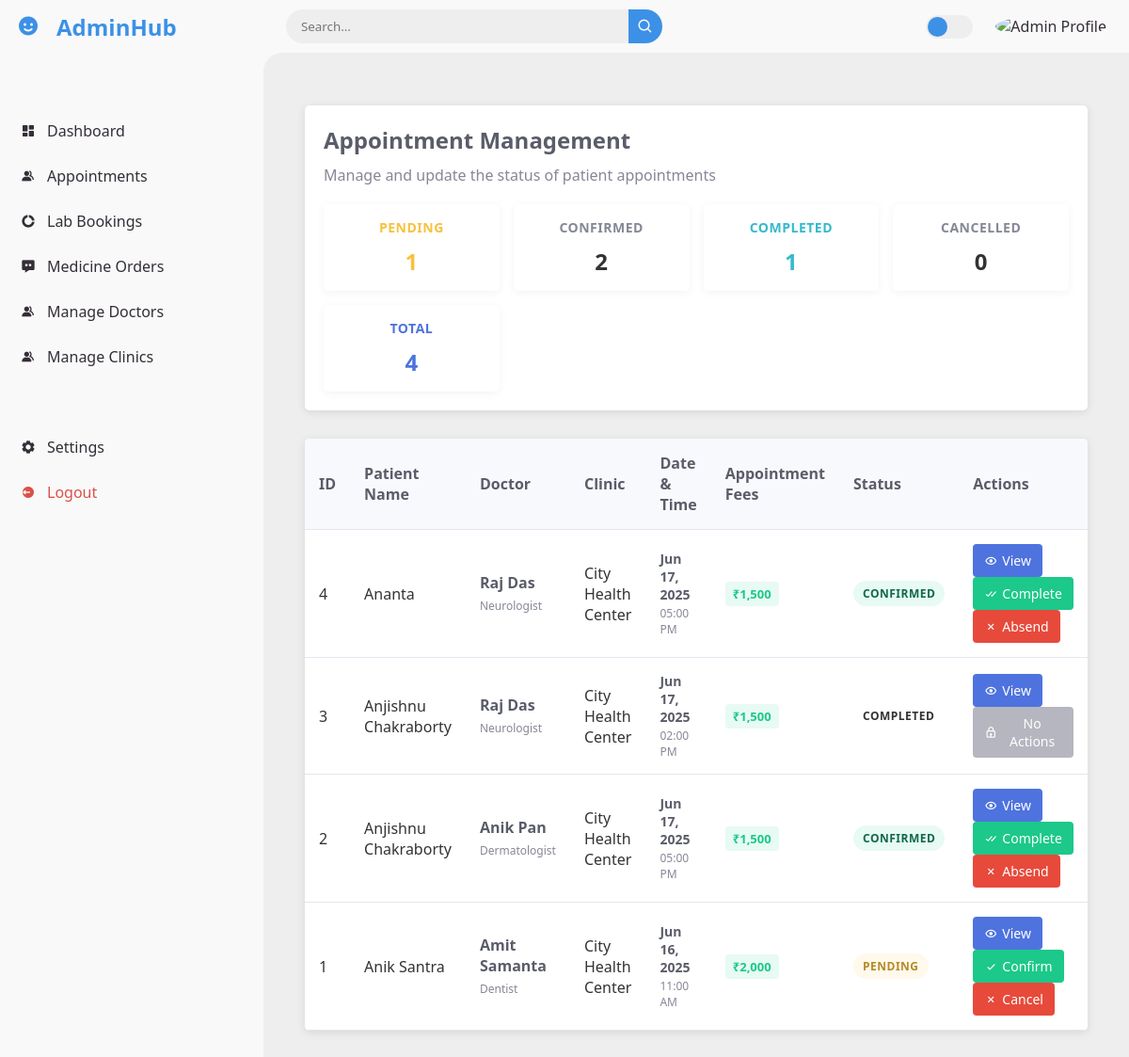
Before: /adminhub/manage-appointments/view_appointments.php (signed in) with the older database file.
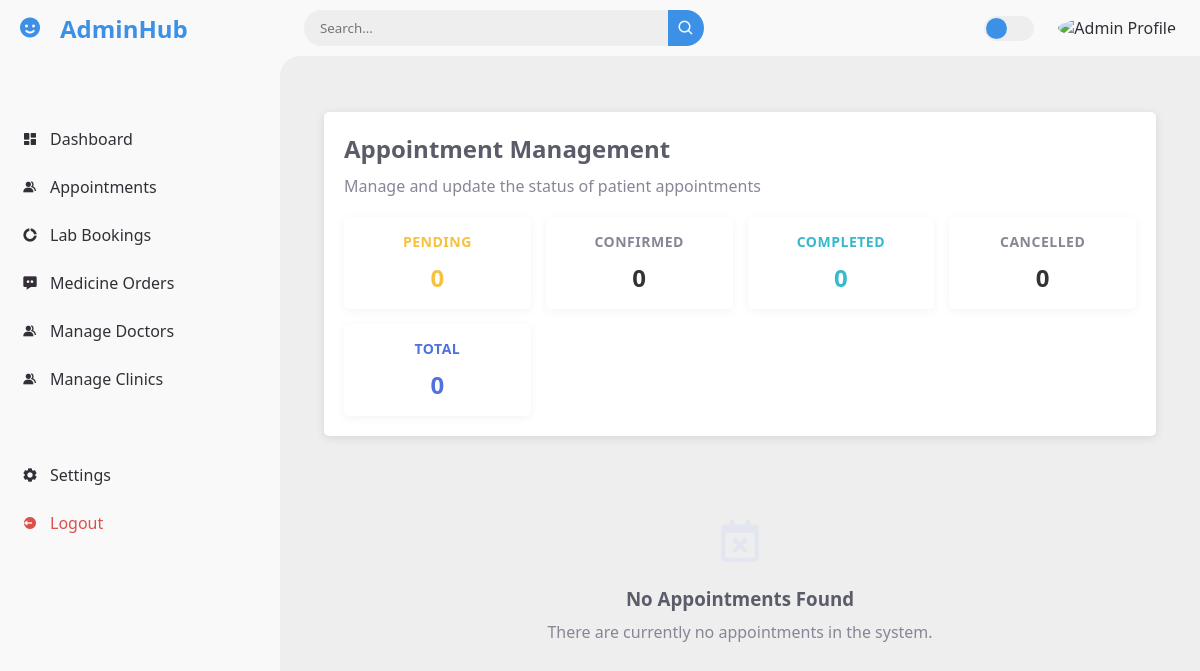
After: the same page with the newer database file.
### tables this page shows
CREATE TABLE `appointments` (
  `id` int(11) NOT NULL,
  `doctor_id` int(11) NOT NULL,
  `doctor_name` varchar(255) NOT NULL,
  `doctor_specialization` varchar(255) NOT NULL,
  `clinic_id` int(11) DEFAULT NULL,
  `clinic_name` varchar(255) DEFAULT NULL,
  `patient_name` varchar(255) NOT NULL,
  `patient_phone` varchar(20) NOT NULL,
  `patient_email` varchar(255) NOT NULL,
  `gender` enum('male','female','other') NOT NULL,
  `appointment_date` date NOT NULL,
  `appointment_time` time NOT NULL,
  `booking_date` timestamp NOT NULL DEFAULT current_timestamp(),
  `booked_by_email` varchar(255) NOT NULL,
  `booked_by_name` varchar(255) NOT NULL,
  `status` enum('pending','confirmed','cancelled','completed','no_show') DEFAULT 'pending',
  `created_at` timestamp NOT NULL DEFAULT current_timestamp(),
  `updated_at` timestamp NOT NULL DEFAULT current_timestamp() ON UPDATE current_timestamp()
);

CREATE TABLE `clinics` (
  `clinic_id` int(11) NOT NULL,
  `clinic_name` varchar(255) NOT NULL,
  `clinic_email` varchar(255) NOT NULL,
  `contact_number` varchar(20) NOT NULL,
  `location` text NOT NULL,
  `available_timing` varchar(100) NOT NULL,
  `clinic_pass` varchar(255) NOT NULL,
  `profile_image` varchar(500) DEFAULT NULL,
  `about` text DEFAULT NULL,
  `status` enum('active','inactive','suspended') DEFAULT 'active',
  `created_at` timestamp NOT NULL DEFAULT current_timestamp(),
  `updated_at` timestamp NOT NULL DEFAULT current_timestamp() ON UPDATE current_timestamp()
);

CREATE TABLE `doctor` (
  `doc_id` int(11) NOT NULL,
  `doc_name` varchar(255) NOT NULL,
  `doc_specia` varchar(255) NOT NULL,
  `doc_email` varchar(255) DEFAULT NULL,
  `doc_img` varchar(255) DEFAULT NULL,
  `gender` enum('male','female','other') DEFAULT NULL,
  `experience` int(11) DEFAULT NULL,
  `fees` decimal(10,0) NOT NULL,
  `location` varchar(255) DEFAULT NULL,
  `education` varchar(255) DEFAULT NULL,
  `bio` text DEFAULT NULL,
  `doc_pass` varchar(255) NOT NULL,
  `created_at` timestamp NOT NULL DEFAULT current_timestamp()
);

### adminhub/manage-appointments/view_appointments.php (the view, shortened to what the changed rows need)
<?php
    require_once '../include/database_connection.php';
    $sql = "SELECT a.*, c.clinic_name, c.location as clinic_location, c.contact_number as clinic_contact,
                   d.fees as doctor_fees, d.doc_name as doctor_name_from_table, d.doc_specia as doctor_spec_from_table
            FROM appointments a
            LEFT JOIN clinics c ON a.clinic_id = c.clinic_id
            LEFT JOIN doctor d ON a.doctor_id = d.doc_id
            ORDER BY a.booking_date DESC";
    $result = $conn->query($sql);
    $countSql = "SELECT
        CASE
            WHEN status IS NULL OR status = '' OR status = 'pending' THEN 'pending'
            WHEN status = 'confirmed' THEN 'confirmed'
            WHEN status = 'completed' THEN 'completed'
            WHEN status = 'cancelled' THEN 'cancelled'
            ELSE status
        END as normalized_status,
        COUNT(*) as count
        FROM appointments
        GROUP BY normalized_status";
    $countResult = $conn->query($countSql);
    $statusCounts = [
        'pending' => 0,
        'confirmed' => 0,
        'completed' => 0,
        'cancelled' => 0,
        'Total' => 0
    ];
    if ($countResult->num_rows > 0) {
        while($row = $countResult->fetch_assoc()) {
            $status = $row['normalized_status'];
            if (isset($statusCounts[$status])) {
                $statusCounts[$status] = $row['count'];
            }
            $statusCounts['Total'] += $row['count'];
        }
    }
    function getDisplayStatus($dbStatus) {
        switch($dbStatus) {
            case 'pending':
            case '':
            case null:
                return 'Pending';
            case 'confirmed':
                return 'Confirmed';
            case 'completed':
                return 'Completed';
        }
    }
    function getStatusClass($dbStatus) {
        switch($dbStatus) {
            case 'pending':
            case '':
            case null:
                return 'pending';
            case 'confirmed':
                return 'confirmed';
            case 'completed':
                return 'completed';
        }
    }
    function formatFees($fees) {
        return '₹' . number_format($fees, 0);
    }
    function getDoctorName($appointmentDoctorName, $doctorTableName) {
        return !empty($appointmentDoctorName) ? $appointmentDoctorName :
               (!empty($doctorTableName) ? $doctorTableName : 'Not Assigned');
    }
    function getDoctorSpecialization($appointmentDoctorSpec, $doctorTableSpec) {
        return !empty($appointmentDoctorSpec) ? $appointmentDoctorSpec :
               (!empty($doctorTableSpec) ? $doctorTableSpec : 'Not Specified');
    }
?>
<!DOCTYPE html>
<html lang="en">
    <head>
        <link rel="stylesheet" href="styles.css">
        <link href='https://unpkg.com/boxicons@2.0.9/css/boxicons.min.css' rel='stylesheet'>
        <link rel="stylesheet" href="style.css">
    </head>
    <body>
        <section id="content">
            <main>
                <div class="container">
                    <header>
                        <h1>Appointment Management</h1>
                        <div class="status-summary">
                            <div class="status-card pending">
                                <h3>Pending</h3>
                                <p id="pending-count"><?php echo $statusCounts['pending']; ?></p>
                            </div>
                            <div class="status-card confirmed">
                                <h3>Confirmed</h3>
                                <p id="confirmed-count"><?php echo $statusCounts['confirmed']; ?></p>
                            </div>
                            <div class="status-card completed">
                                <h3>Completed</h3>
                                <p id="completed-count"><?php echo $statusCounts['completed']; ?></p>
                            </div>
                            <div class="status-card total">
                                <h3>Total</h3>
                                <p id="total-count"><?php echo $statusCounts['Total']; ?></p>
                            </div>
                        </div>
                    </header>
                    <div class="appointments-container">
                        <?php if ($result->num_rows > 0): ?>
                            <table class="appointments-table">
                                <thead>
                                    <tr>
                                        <th>ID</th>
                                        <th>Patient Name</th>
                                        <th>Doctor</th>
                                        <th>Clinic</th>
                                        <th>Date & Time</th>
                                        <th>Appointment Fees</th>
                                        <th>Status</th>
                                        <th>Actions</th>
                                    </tr>
                                </thead>
                                <tbody>
                                    <?php while($row = $result->fetch_assoc()):
                                        $displayStatus = getDisplayStatus($row['status']);
                                        $statusClass = getStatusClass($row['status']);
                                        $dbStatus = $row['status'] ?: 'pending';
                                        $clinicName = $row['clinic_name'] ?: 'Not Assigned';
                                        $appointmentFees = formatFees($row['doctor_fees']);
                                        $doctorName = getDoctorName($row['doctor_name'], $row['doctor_name_from_table']);
                                        $doctorSpecialization = getDoctorSpecialization($row['doctor_specialization'], $row['doctor_spec_from_table']);
                                    ?>
                                        <tr>
                                            <td><?php echo $row['id']; ?></td>
                                            <td><?php echo htmlspecialchars($row['patient_name']); ?></td>
                                            <td>
                                                <div class="doctor-info">
                                                    <strong><?php echo htmlspecialchars($doctorName); ?></strong><br>
                                                    <small><?php echo htmlspecialchars($doctorSpecialization); ?></small>
                                                </div>
                                            </td>
                                            <td><?php echo htmlspecialchars($clinicName); ?></td>
                                            <td>
                                                <div class="appointment-datetime">
                                                    <span class="date"><?php echo date('M d, Y', strtotime($row['appointment_date'])); ?></span>
                                                    <span class="time"><?php echo date('h:i A', strtotime($row['appointment_time'])); ?></span>
                                                </div>
                                            </td>
                                            <td>
                                                <span class="appointment-fees <?php echo ($row['doctor_fees'] !== null && $row['doctor_fees'] !== '' && $row['doctor_fees'] > 0) ? 'fees-set' : 'fees-not-set'; ?>">
                                                    <?php echo $appointmentFees; ?>
                                                </span>
                                            </td>
                                            <td>
                                                <span class="status status-<?php echo $statusClass; ?>">
                                                    <?php echo $displayStatus; ?>
                                                </span>
                                            </td>
                                            <td>
                                                <div class="actions">
                                                    <div class="actions-wrapper">
                                                        <button class="btn-view" onclick="viewAppointmentDetails(
                                                                '<?php echo $row['id']; ?>',
                                                                '<?php echo htmlspecialchars($row['patient_name'], ENT_QUOTES); ?>',
                                                                '<?php echo htmlspecialchars($row['patient_phone'], ENT_QUOTES); ?>',
                                                                '<?php echo htmlspecialchars($row['patient_email'], ENT_QUOTES); ?>',
                                                                '<?php echo htmlspecialchars($doctorName, ENT_QUOTES); ?>',
                                                                '<?php echo htmlspecialchars($doctorSpecialization, ENT_QUOTES); ?>',
                                                                '<?php echo htmlspecialchars($clinicName, ENT_QUOTES); ?>',
                                                                '<?php echo htmlspecialchars($row['clinic_location'] ?: 'Not Available', ENT_QUOTES); ?>',
                                                                '<?php echo htmlspecialchars($row['clinic_contact'] ?: 'Not Available', ENT_QUOTES); ?>',
                                                                '<?php echo date('M d, Y', strtotime($row['appointment_date'])); ?>',
                                                                '<?php echo date('h:i A', strtotime($row['appointment_time'])); ?>',
                                                                '<?php echo date('M d, Y', strtotime($row['booking_date'])); ?>',
                                                                '<?php echo $displayStatus; ?>',
                                                                '<?php echo $dbStatus; ?>',
                                                                '<?php echo htmlspecialchars($appointmentFees, ENT_QUOTES); ?>'
                                                            )">
                                                                <i class='bx bx-show'></i> View
                                                            </button>
                                                            <?php if($dbStatus == 'pending'): ?>
                                                                <form action="<?php echo htmlspecialchars($_SERVER["PHP_SELF"]); ?>" method="post" class="status-form">
                                                                    <button type="submit" class="btn-accept"><i class='bx bx-check'></i> Confirm</button>
                                                                </form>
                                                                <form action="<?php echo htmlspecialchars($_SERVER["PHP_SELF"]); ?>" method="post" class="status-form">
                                                                    <button type="submit" class="btn-reject"><i class='bx bx-x'></i> Cancel</button>
                                                                </form>
                                                            <?php elseif($dbStatus == 'confirmed'): ?>
                                                                <form action="<?php echo htmlspecialchars($_SERVER["PHP_SELF"]); ?>" method="post" class="status-form">
                                                                    <button type="submit" class="btn-complete"><i class='bx bx-check-double'></i> Complete</button>
                                                                </form>
                                                                <form action="<?php echo htmlspecialchars($_SERVER["PHP_SELF"]); ?>" method="post" class="status-form">
                                                                    <button type="submit" class="btn-reject"><i class='bx bx-x'></i> Absend</button>
                                                                </form>
                                                        <?php else: ?>
                                                            <button class="btn-disabled" disabled><i class='bx bx-lock'></i> No Actions</button>
                                                        <?php endif; ?>
                                                    </div>
                                                </div>
                                            </td>
                                        </tr>
                                    <?php endwhile; ?>
                                </tbody>
                            </table>
                        <?php else: ?>
                            <div class="empty-state">
                                <i class='bx bx-calendar-x'></i>
                                <h3>No Appointments Found</h3>
                                <p>There are currently no appointments in the system.</p>
                            </div>
                        <?php endif; ?>
                    </div>
                </div>
            </main>
        </section>
    </body>
</html>

Changed rows visible on the page:
removed appointments: id "4", patient_name "Ananta", doctor_name "Raj Das", doctor_specialization "Neurologist", clinic.clinic_name "City Health Center", appointment_date "Jun 17, 2025", appointment_time "05:00 PM", doctor.fees "₹1,500", status "CONFIRMED"
removed appointments: id "3", patient_name "Anjishnu Chakraborty", doctor_name "Raj Das", doctor_specialization "Neurologist", clinic.clinic_name "City Health Center", appointment_date "Jun 17, 2025", appointment_time "02:00 PM", doctor.fees "₹1,500", status "COMPLETED", shows "No Actions"
removed appointments: id "2", patient_name "Anjishnu Chakraborty", doctor_name "Anik Pan", doctor_specialization "Dermatologist", clinic.clinic_name "City Health Center", appointment_date "Jun 17, 2025", appointment_time "05:00 PM", doctor.fees "₹1,500", status "CONFIRMED"
removed appointments: id "1", patient_name "Anik Santra", doctor_name "Amit Samanta", doctor_specialization "Dentist", clinic.clinic_name "City Health Center", appointment_date "Jun 16, 2025", appointment_time "11:00 AM", doctor.fees "₹2,000", status "PENDING"
Other visible differences:
$statusCounts['pending']: "1" → "0"
$statusCounts['confirmed']: "2" → "0"
$statusCounts['completed']: "1" → "0"
$statusCounts['Total']: "4" → "0"
text no longer shown: "ID Patient Name Doctor Clinic Date & Time Appointment Fees Status Actions"
text now shown: "No Appointments Found There are currently no appointments in the system."
